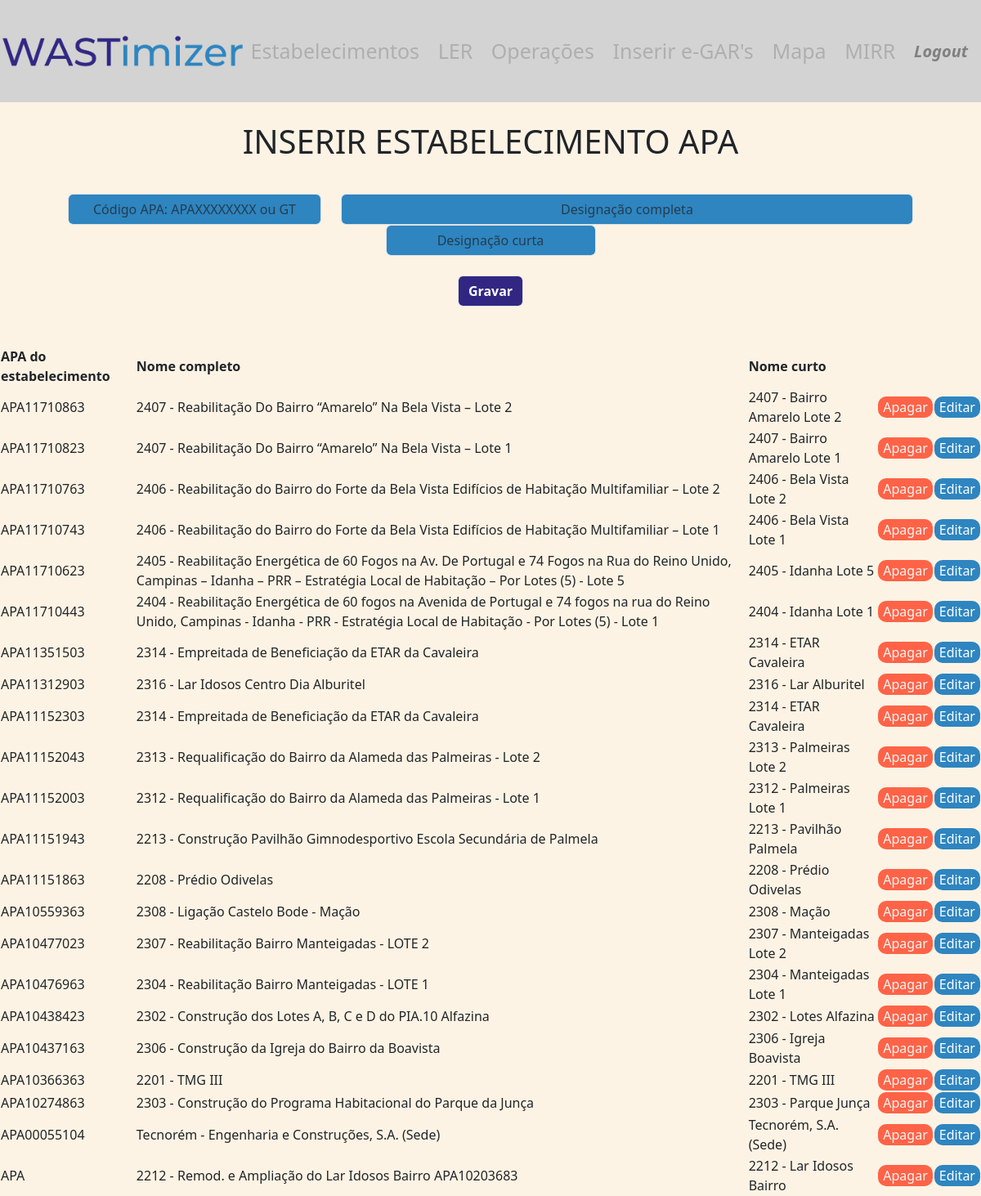
The app's page /establishments (signed in) with its own data.
### tables this page shows
CREATE TABLE apa_code_contract(
        id INTEGER PRIMARY KEY AUTOINCREMENT NOT NULL,
        apa_code TEXT NOT NULL,
        contract_full TEXT NOT NULL,
        contract_short TEXT NOT NULL
    );

### app.py (the view, shortened to what this page needs)
@app.route("/establishments", methods=["GET", "POST"])
@login_required
def establishments():
    if request.method == "GET":
        all_estab = db.execute("SELECT id,apa_code,contract_full,contract_short \
            FROM apa_code_contract ORDER BY apa_code DESC")
        return render_template("establishments.html", all_estab=all_estab)

### helpers.py (called while the page is built)
def login_required(f):
    @wraps(f)
    def decorated_function(*args, **kwargs):
        if session.get("user_id") is None:
            return redirect("/login")
        return f(*args, **kwargs)
    return decorated_function

### templates/establishments.html (shortened to what this page needs)
{% extends "layout.html" %}
{% block main %}
<br>
<p class="display-6 text-center"> INSERIR ESTABELECIMENTO APA</p>
<br>
<form action="/establishments" method="post">
    <div class="row justify-content-center">
        <div class="col-auto">
            <input autocomplete="off" autofocus class="form-control text-center mx-auto" style="width: 310px; background-color: rgb(46, 133, 192)" name="apa_code" placeholder="Código APA: APAXXXXXXXX ou GT"
                type="text">
        </div>
        <div class="col-auto">
            <input autocomplete="off" class="form-control text-center mx-auto" style="width: 700px; background-color:  rgb(46, 133, 192)" name="nome_estab" placeholder="Designação completa" type="text">
        </div>
        <div class="col-auto">
            <input autocomplete="off" class="form-control text-center mx-auto w-auto" style ="background-color:  rgb(46, 133, 192)" name="nome_estab_curto" placeholder="Designação curta" type="text">
        </div>
    </div>
    <br>
    <button class="form-control text-white fw-bold mx-auto w-auto" style="background-color: rgb(49,39,131);" type="submit">Gravar</button>
    <br>
</form>
<br>
<table style="width:100%">
    <thead>
        <tr>
            <th>APA do estabelecimento</th>
            <th>Nome completo</th>
            <th>Nome curto</th>
        </tr>
    </thead>
    <tbody>
        {% for row in all_estab %}
        <tr>
            <td>{{ row.apa_code }}</td>
            <td>{{ row.contract_full }}</td>
            <td>{{ row.contract_short }}</td>
            <td>
                <button class="delet_edit_bttn" style="background-color: tomato; color: whitesmoke" onclick="showConfirmDelete('{{ row.id }}')">Apagar</button>
            </td>
            <td>
                <button class="delet_edit_bttn" style="background-color: rgb(46, 133, 192); color: white" onclick="showEditForm('{{ row.apa_code }}')">Editar</button>
            </td>
        </tr>
        {% endfor %}
    </tbody>
</table>
{% endblock %}

### templates/layout.html (shortened to what this page needs)
<!DOCTYPE html>
<html lang="en">
    <head>
        <link rel="stylesheet" type="text/css" href="static/style.css">
        <link href="https://cdn.jsdelivr.net/npm/bootstrap@5.3.3/dist/css/bootstrap.min.css" rel="stylesheet">
    </head>
    <body class="body_layout">
        <nav>
            <div>
                <div>
                    {% if session["user_id"] %}
                    <nav class="navbar navbar-dark bg-light-gray">
                        <img src="{{ url_for('static', filename='wastimizerLogo.png') }}" alt="Logo" width="300">
                        <a class="navbar-brand" href="/establishments">Estabelecimentos</a>
                        <a class="navbar-brand" href="/codler_description">LER</a>
                        <a class="navbar-brand" href="/operation_description">Operações</a>
                        <a class="navbar-brand" href="/insert">Inserir e-GAR's</a>
                        <a class="navbar-brand" href="/history">Mapa</a>
                        <a class="navbar-brand" href="/mirr">MIRR</a>
                        <a class="navbar-brand logout" href="/logout">Logout</a>
                    </nav>
                    {% endif %}
                </div>
            </div>
        </nav>
            {% block main %}{% endblock %}
    </body>
</html>

### static/style.css (style rules this page uses)
nav .navbar-brand { font-size: 25px; color: rgb(175, 175, 175); }
.navbar-brand.logout { font-size: 20px; color: grey; font-style: italic; font-weight: bold; }
nav .bg-light-gray { background-color: lightgray; }
.body_layout { background-color: #fdf3e4; }
.delet_edit_bttn { border: none; border-radius: 10px; }

### records on screen
apa_code_contract: apa_code "APA11710863", contract_full "2407 - Reabilitação Do Bairro “Amarelo” Na Bela Vista – Lote 2", contract_short "2407 - Bairro Amarelo Lote 2"
apa_code_contract: apa_code "APA11710823", contract_full "2407 - Reabilitação Do Bairro “Amarelo” Na Bela Vista – Lote 1", contract_short "2407 - Bairro Amarelo Lote 1"
apa_code_contract: apa_code "APA11710763", contract_full "2406 - Reabilitação do Bairro do Forte da Bela Vista Edifícios de Habitação Multifamiliar – Lote 2", contract_short "2406 - Bela Vista Lote 2"
apa_code_contract: apa_code "APA11710743", contract_full "2406 - Reabilitação do Bairro do Forte da Bela Vista Edifícios de Habitação Multifamiliar – Lote 1", contract_short "2406 - Bela Vista Lote 1"
apa_code_contract: apa_code "APA11710623", contract_full "2405 - Reabilitação Energética de 60 Fogos na Av. De Portugal e 74 Fogos na Rua do Reino Unido, Campinas – Idanha – PRR – Estratégia Local de Habitação – Por Lotes (5) - Lote 5", contract_short "2405 - Idanha Lote 5"
apa_code_contract: apa_code "APA11710443", contract_full "2404 - Reabilitação Energética de 60 fogos na Avenida de Portugal e 74 fogos na rua do Reino Unido, Campinas - Idanha - PRR - Estratégia Local de Habitação - Por Lotes (5) - Lote 1", contract_short "2404 - Idanha Lote 1"
apa_code_contract: apa_code "APA11351503", contract_full "2314 - Empreitada de Beneficiação da ETAR da Cavaleira", contract_short "2314 - ETAR Cavaleira"
apa_code_contract: apa_code "APA11312903", contract_full "2316 - Lar Idosos Centro Dia Alburitel", contract_short "2316 - Lar Alburitel"
apa_code_contract: apa_code "APA11152303", contract_full "2314 - Empreitada de Beneficiação da ETAR da Cavaleira", contract_short "2314 - ETAR Cavaleira"
apa_code_contract: apa_code "APA11152043", contract_full "2313 - Requalificação do Bairro da Alameda das Palmeiras - Lote 2", contract_short "2313 - Palmeiras Lote 2"
apa_code_contract: apa_code "APA11152003", contract_full "2312 - Requalificação do Bairro da Alameda das Palmeiras - Lote 1", contract_short "2312 - Palmeiras Lote 1"
apa_code_contract: apa_code "APA11151943", contract_full "2213 - Construção Pavilhão Gimnodesportivo Escola Secundária de Palmela", contract_short "2213 - Pavilhão Palmela"
apa_code_contract: apa_code "APA11151863", contract_full "2208 - Prédio Odivelas", contract_short "2208 - Prédio Odivelas"
apa_code_contract: apa_code "APA10559363", contract_full "2308 - Ligação Castelo Bode - Mação", contract_short "2308 - Mação"
apa_code_contract: apa_code "APA10477023", contract_full "2307 - Reabilitação Bairro Manteigadas - LOTE 2", contract_short "2307 - Manteigadas Lote 2"
apa_code_contract: apa_code "APA10476963", contract_full "2304 - Reabilitação Bairro Manteigadas - LOTE 1", contract_short "2304 - Manteigadas Lote 1"
apa_code_contract: apa_code "APA10438423", contract_full "2302 - Construção dos Lotes A, B, C e D do PIA.10 Alfazina", contract_short "2302 - Lotes Alfazina"
apa_code_contract: apa_code "APA10437163", contract_full "2306 - Construção da Igreja do Bairro da Boavista", contract_short "2306 - Igreja Boavista"
apa_code_contract: apa_code "APA10366363", contract_full "2201 - TMG III", contract_short "2201 - TMG III"
apa_code_contract: apa_code "APA10274863", contract_full "2303 - Construção do Programa Habitacional do Parque da Junça", contract_short "2303 - Parque Junça"
apa_code_contract: apa_code "APA00055104", contract_full "Tecnorém - Engenharia e Construções, S.A. (Sede)", contract_short "Tecnorém, S.A. (Sede)"
apa_code_contract: apa_code "APA", contract_full "2212 - Remod. e Ampliação do Lar Idosos Bairro APA10203683", contract_short "2212 - Lar Idosos Bairro"
